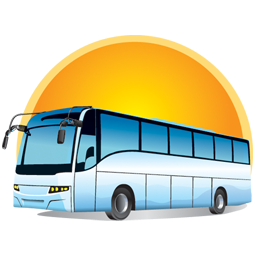
#> input picture bus2.png, 256 x 256 px; its folder holds 4 pictures in this run
$ python -i final_1.py   (imports and definitions only)
#> lines starting #> are read from the running program, lines starting #| are printed output that depends on the picture
from tkinter import *
import sqlite3
from PIL import Image,ImageTk
from tkinter import messagebox

conn = sqlite3.connect("Bus_info.db")

c = conn.cursor()

# [18 lines not run here, left out]


globl_list = []

def bus_main_screen():


    # [467 lines left out: functions search_bus, add_bus, not called in this run]


    root = Tk()

    root.title("Bus Booking Service")

    Label(root,text="BUS BOOKING SERVICE",font= 100,bg="Black",fg="white",border=10).grid(row=0,column =3)

    img = Image.open("bus2.png")
#> img is the input picture: PIL image 256x256 RGBA; mean R, G, B, A 99.9, 100.5, 74.4, 144
    x = 4
    y = 4
    re_img = img.resize((2048//x,1316//y))
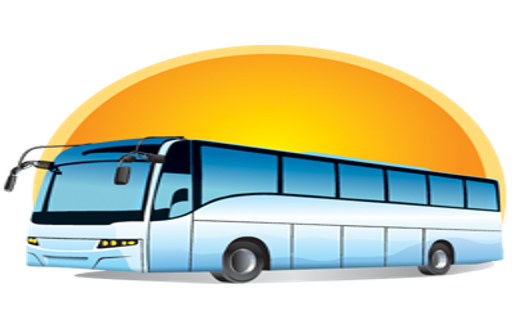
#> re_img: PIL image 512x329 RGBA; mean R, G, B, A 100.8, 101.3, 75, 144; transparent parts drawn white
    img = ImageTk.PhotoImage(re_img)
    Label(image = img).grid(row=1,column=3)

    # padx , pady , columnspan , ipadx , ipady in grid
    Button(root,text="Add Bus",font = 150,border = 2,command = add_bus).grid(row=2,column =1)

    Button(root,text="Search Bus",font = 150,border = 2,command = search_bus).grid(row=2,column=4)

    Button(root,text="EXIT !",font=150,fg='red',command = root.destroy,border = 2).grid(row=3,column = 3)

    root.mainloop()


# [18 lines not run here, left out]


def close(e=2):
    root_details.destroy()
    bus_main_screen()

# [2 lines not run here, left out]

>>> result = bus_main_screen()
